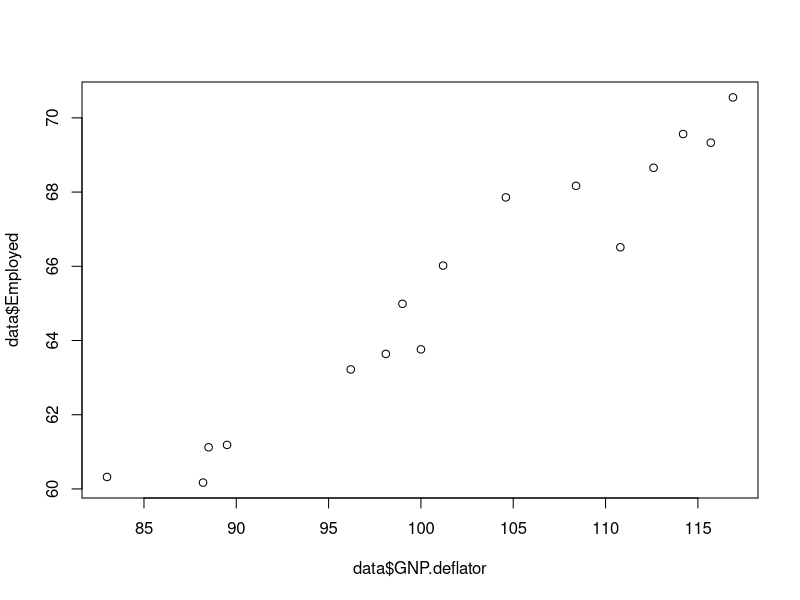
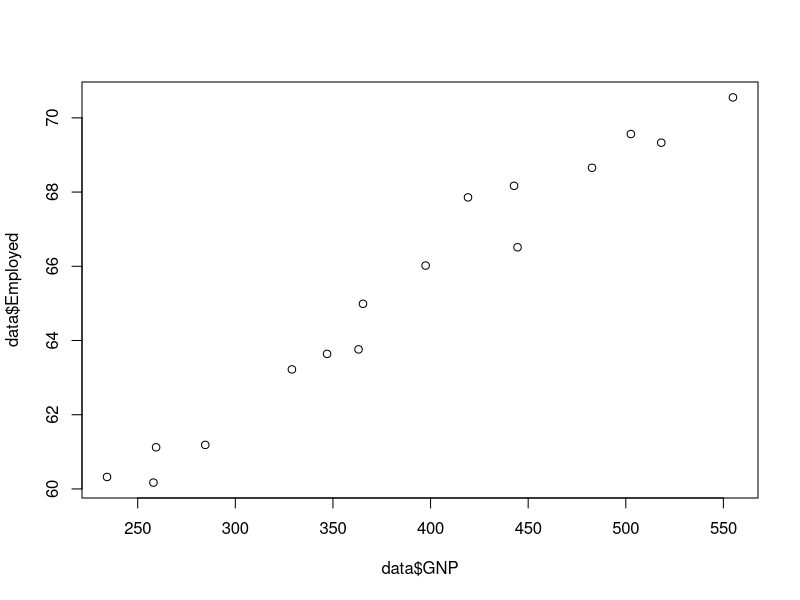
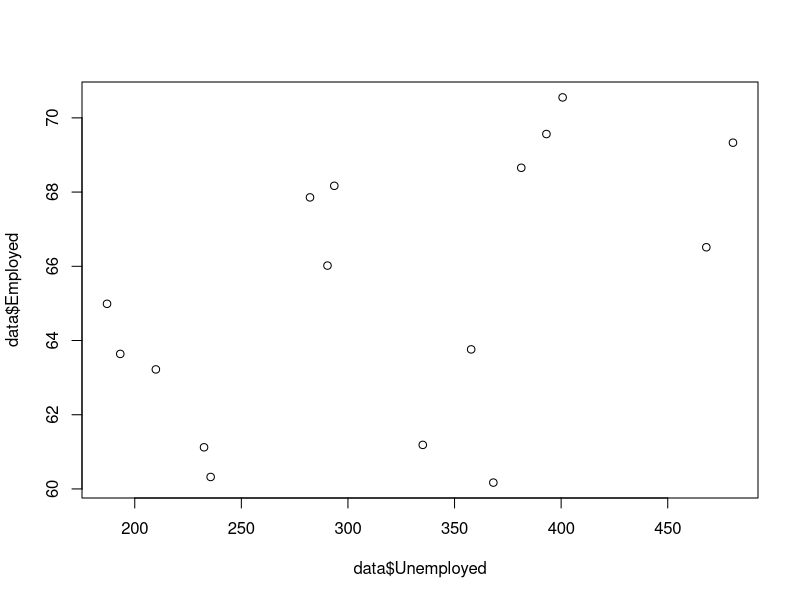
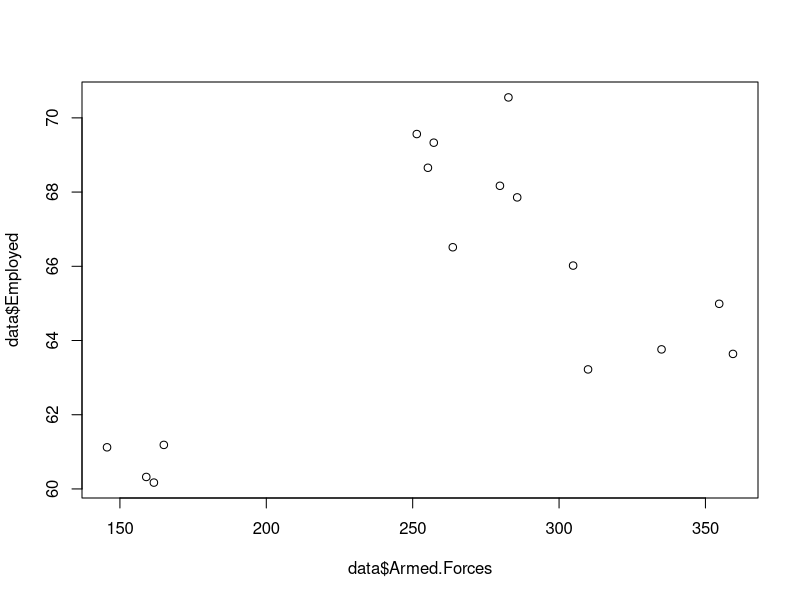
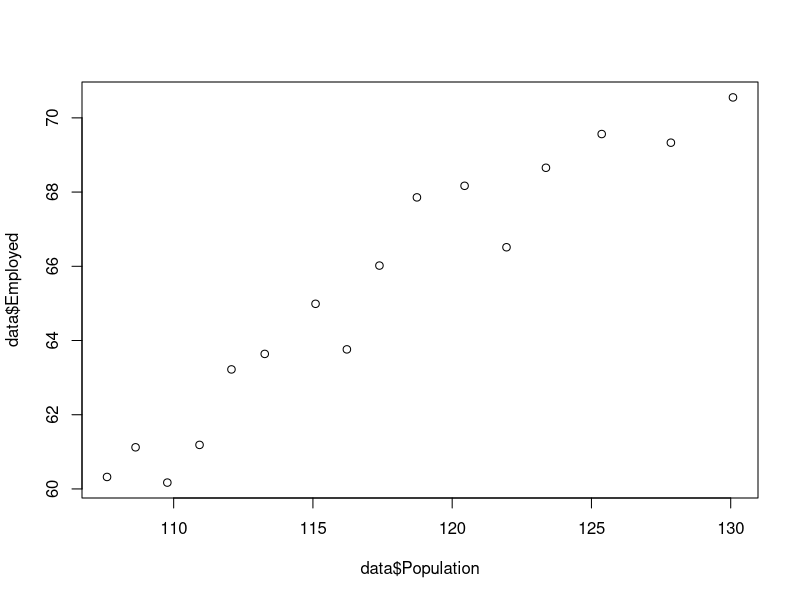
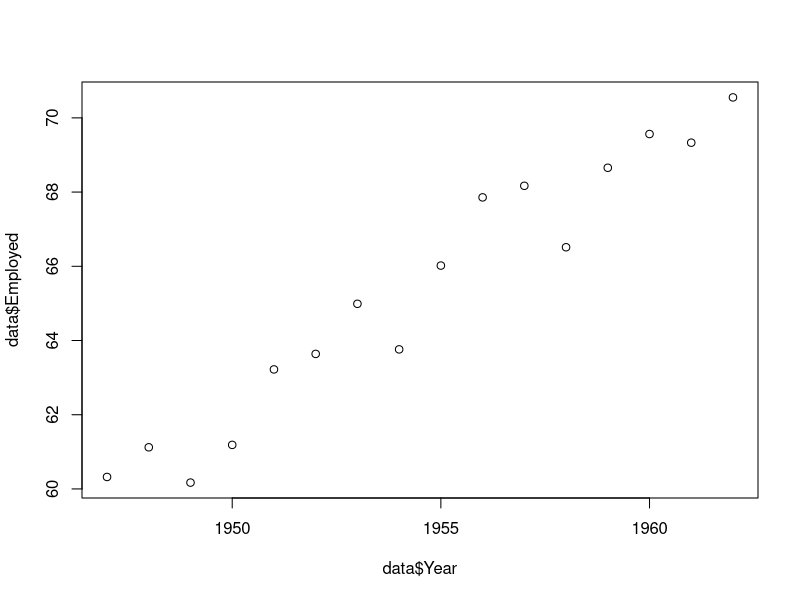

Generate these figures, in order, with R: (Note: this script raises an error after producing the figures.)
#This is the project for the course: Mathematics for Data Science and AI using R. 

library(datasets)
library(tidyverse) 

data <- as.data.frame(longley)

plot(x = data$GNP.deflator, y = data$Employed)
plot(x = data$GNP, y = data$Employed)
plot(x = data$Unemployed, y = data$Employed)
plot(x = data$Armed.Forces, y = data$Employed)
plot(x = data$Population, y = data$Employed)
plot(x = data$Year, y = data$Employed)



#hence, the 3 variables which are more correlated
#with the number of employed people are: 
    #GNP.deflator, GNP and Year. 

data <- data %>% select(GNP, GNP.deflator, Year, Employed)

#Now, I am going to create the three linear regression models: 

lm1 <- lm(Employed ~ GNP.deflator, data = data)
lm2 <- lm(Employed ~ GNP, data = data)
lm3 <- lm(Employed ~ Year, data = data)

#Now I am going to check the mean squared error to see which model is best: 
error1 <- data.frame(data$Employed, lm1$fitted.values, 
                error = (data$Employed-lm1$fitted.values)^2)
rmse1 <- sum(error1$error/(length(error1$error)))^(1/2)
#rmse = 0.814

error2 <- data.frame(data$Employed, lm2$fitted.values, 
                     error = (data$Employed-lm2$fitted.values)^2)
rmse2 <- sum(error2$error/(length(error2$error)))^(1/2)
#rmse2 = 0.614 i.e: GNP model is better than GNP deflator model. 

error3 <- data.frame(data$Employed, lm3$fitted.values, 
                     error = (data$Employed-lm3$fitted.values)^2)
rmse3 <- sum(error3$error/(length(error3$error)))^(1/2)
#rmse3 = 0.81


#Hence, a linear regression of the number of Employed predicted by the GNP is the 
#most accurrate since the linear regression model with the least rmse is the model 
#of GNP.  


#Calculating the linear regression using the model matrices: 

#Firstly, the expected linear model is: y = 51.844+0.03475GNP

#The Y matrix is: 
ymat <- matrix(data$Employed)


#Now, the x-matrix is: 
xmat <- as.matrix(cbind(rep(1, length(data$Employed)), data$GNP), ncol = 2) 


#Now, I am going to calculate the coefficients and compare them with the other linear model: 

matrix.lm <- solve(t(xmat)%*%xmat) %*% t(xmat) %*% ymat

##As we can see, the coefficients in the matrix are approximately:  
    ##51.84 and 0.03475
#Hence, the model is the same as that done by the lm function in r. 



#Now, I am going to predict the values of employed using matrix.lm

ypredict <- function(x) 51.84 + 0.03475*x


#And now, we can predicted the values of 'employed' from the model created by the matrices: 
vals <- cbind(data$Employed, ypredict(data$GNP), se = (data$Employed-ypredict(data$GNP))^2, rse = se^(1/2))






